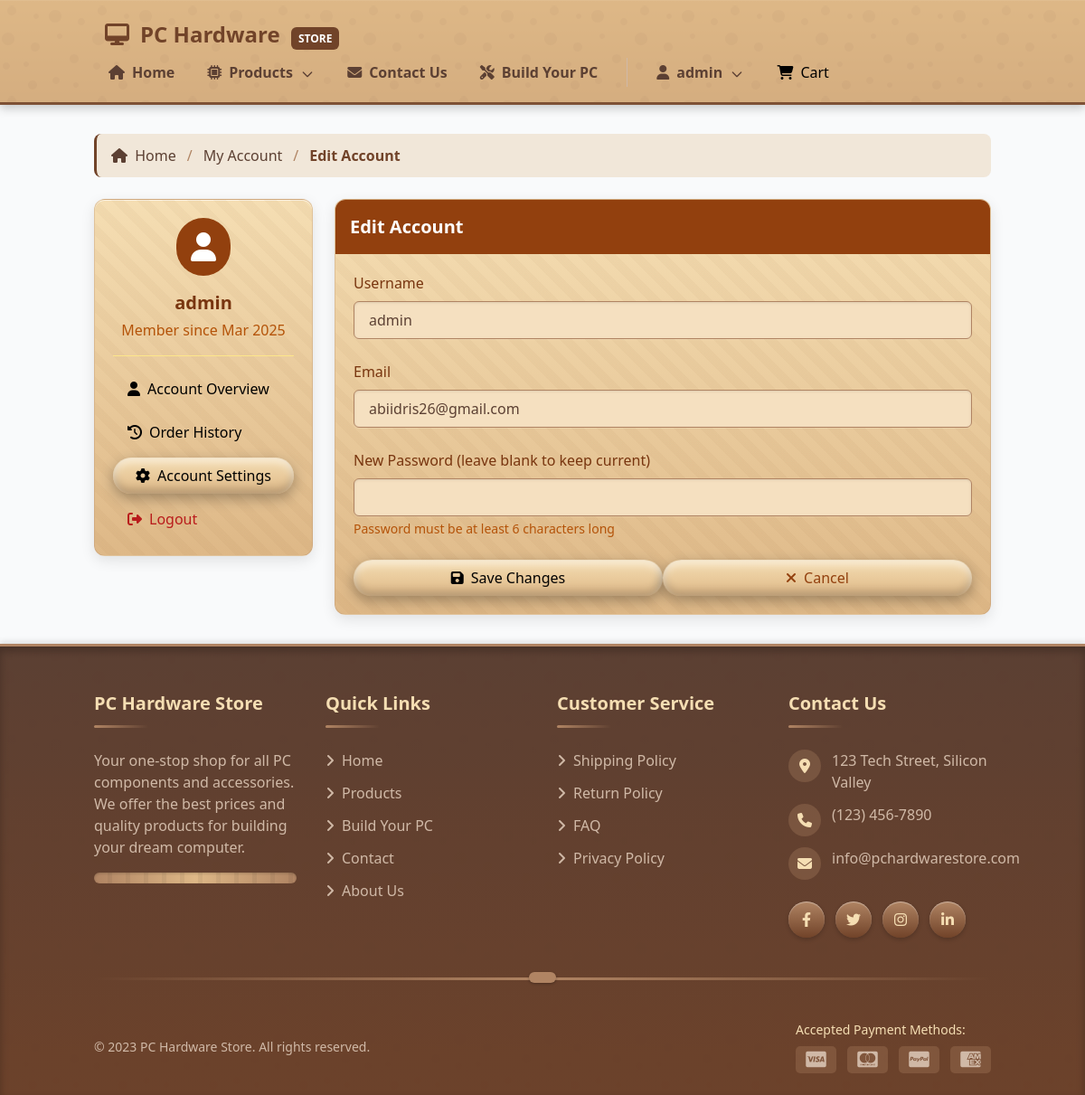
Screenshot of /edit_account.php (signed in) with the database file from the repository.
### tables this page shows
CREATE TABLE `users` (
  `id` int(11) NOT NULL,
  `username` varchar(50) NOT NULL,
  `email` varchar(100) NOT NULL,
  `password` varchar(255) NOT NULL,
  `created_at` timestamp NOT NULL DEFAULT current_timestamp(),
  `role` enum('user','admin') DEFAULT 'user',
  `active` tinyint(1) DEFAULT 1
);

### edit_account.php (the view, shortened to what this page needs)
<?php
require_once 'includes/db.php';
require_once 'includes/header.php';
$stmt = $pdo->prepare("SELECT * FROM users WHERE id = ?");
$stmt->execute([$_SESSION['user_id']]);
$user = $stmt->fetch(PDO::FETCH_ASSOC);
?>
<div class="container mx-auto px-4 py-8">
    <div class="wood-breadcrumbs mb-6">
        <div class="wood-breadcrumb-item">
            <a href="index.php"><i class="fas fa-home mr-1"></i> Home</a>
        </div>
        <div class="wood-breadcrumb-item">
            <a href="my_account.php">My Account</a>
        </div>
        <div class="wood-breadcrumb-item active">
            Edit Account
        </div>
    </div>
    <div class="flex flex-col md:flex-row gap-6">
        <div class="w-full md:w-1/4">
            <div class="wood-card overflow-hidden">
                <div class="wooden-texture-overlay"></div>
                <div class="p-5 text-center relative z-10">
                    <div class="mb-4 mx-auto">
                        <span class="bg-amber-800 rounded-full p-4 text-white inline-flex items-center justify-center">
                            <i class="fas fa-user fa-2x"></i>
                        </span>
                    </div>
                    <h5 class="text-xl font-bold text-amber-900 mb-1"><?= htmlspecialchars($user['username']) ?></h5>
                    <p class="text-amber-700">Member since <?= date('M Y', strtotime($user['created_at'])) ?></p>
                    <hr class="my-4 border-amber-200">
                    <ul class="nav flex-col space-y-2">
                        <li class="nav-item">
                            <a class="wood-nav-link w-full py-2 px-4 flex items-center hover:bg-amber-100 transition-colors rounded" href="my_account.php">
                                <i class="fas fa-user mr-2"></i> Account Overview
                            </a>
                        </li>
                        <li class="nav-item">
                            <a class="wood-nav-link w-full py-2 px-4 flex items-center hover:bg-amber-100 transition-colors rounded" href="order_history.php">
                                <i class="fas fa-history mr-2"></i> Order History
                            </a>
                        </li>
                        <li class="nav-item">
                            <a class="wooden-cart-button w-full py-2 px-4 flex items-center" href="edit_account.php">
                                <i class="fas fa-cog mr-2"></i> Account Settings
                            </a>
                        </li>
                        <li class="nav-item">
                            <a class="wood-nav-link w-full py-2 px-4 flex items-center hover:bg-red-100 text-red-700 transition-colors rounded" href="logout.php">
                                <i class="fas fa-sign-out-alt mr-2"></i> Logout
                            </a>
                        </li>
                    </ul>
                </div>
            </div>
        </div>
        <div class="w-full md:w-3/4">
            <div class="wood-card overflow-hidden">
                <div class="relative z-10">
                    <div class="p-4 bg-amber-800 text-white">
                        <h4 class="text-xl font-bold mb-0">Edit Account</h4>
                    </div>
                    <div class="p-5">
                        <form method="POST">
                            <div class="mb-6">
                                <label for="username" class="wood-label block text-amber-900 font-medium mb-2">Username</label>
                                <input type="text" class="wood-input w-full px-4 py-2 rounded-md focus:ring focus:ring-amber-200"
                                       id="username" name="username" value="<?= htmlspecialchars($user['username']) ?>" required>
                            </div>
                            <div class="mb-6">
                                <label for="email" class="wood-label block text-amber-900 font-medium mb-2">Email</label>
                                <input type="email" class="wood-input w-full px-4 py-2 rounded-md focus:ring focus:ring-amber-200"
                                       id="email" name="email" value="<?= htmlspecialchars($user['email']) ?>" required>
                            </div>
                            <div class="mb-6">
                                <label for="password" class="wood-label block text-amber-900 font-medium mb-2">New Password (leave blank to keep current)</label>
                                <input type="password" class="wood-input w-full px-4 py-2 rounded-md focus:ring focus:ring-amber-200"
                                       id="password" name="password">
                                <p class="text-sm text-amber-700 mt-1">Password must be at least 6 characters long</p>
                            </div>
                            <div class="flex justify-between items-center">
                                <button type="submit" class="wooden-cart-button px-4 py-2 inline-flex items-center bg-amber-800">
                                    <i class="fas fa-save mr-2"></i> Save Changes
                                </button>
                                <a href="my_account.php" class="wooden-cart-button px-4 py-2 inline-flex items-center bg-amber-100 hover:bg-amber-200 text-amber-800">
                                    <i class="fas fa-times mr-2"></i> Cancel
                                </a>
                            </div>
                        </form>
                    </div>
                </div>
            </div>
        </div>
    </div>
</div>
<?php require_once 'includes/footer.php'; ?>

### assets/css/style.css (style rules this page uses)
:root { --wood-dark: #5c4033; --wood-medium: #714329; --wood-light: #b08463; --wood-lighter: #deb887; --wood-lightest: #f5deb3; --wood-tan: #f5e0c0; --wood-accent: #c19a6b; --text-dark: #5c4033; --text-light: #f5deb3; --shadow-sm: 0 2px 4px rgba(0, 0, 0, 0.1); --shadow-md: 0 5px 15px rgba(0, 0, 0, 0.1); --shadow-lg: 0 10px 25px rgba(0, 0, 0, 0.15); --transition-fast: all 0.2s ease; --transition-normal: all 0.3s ease; --transition-smooth: all 0.4s cubic-bezier(0.175, 0.885, 0.32, 1.275); --radius-sm: 4px; --radius-md: 8px; --radius-lg: 12px; --radius-xl: 25px; }
.wooden-cart-button { position: relative; display: inline-flex; align-items: center; padding: 15px 30px; border: none; background: linear-gradient(to bottom, var(--wood-lightest), var(--wood-lighter)); border-radius: var(--radius-xl); box-shadow: inset 0 5px 10px rgba(255, 255, 255, 0.5), inset 0 -5px 10px rgba(0, 0, 0, 0.2), 0 5px 15px rgba(0, 0, 0, 0.3); cursor: pointer; transition: var(--transition-smooth); transform: perspective(500px) rotateX(5deg); transform-style: preserve-3d; width: 100%; justify-content: center; }
.wooden-cart-button::before { content: ""; position: absolute; inset: 0; background: linear-gradient( 45deg, rgba(139, 90, 43, 0.1) 25%, transparent 25%, transparent 75%, rgba(139, 90, 43, 0.1) 75% ); background-size: 10px 10px; opacity: 0.5; border-radius: var(--radius-xl); transition: var(--transition-normal); transform: translateZ(-1px); }
input.wood-input { background-color: var(--wood-tan); border: 1px solid var(--wood-light); box-shadow: inset 0 1px 3px rgba(0, 0, 0, 0.1), 0 1px 0 rgba(255, 255, 255, 0.1); color: var(--wood-dark); }
.wooden-texture-overlay { position: absolute; top: 0; left: 0; right: 0; bottom: 0; background-image: repeating-linear-gradient( 45deg, transparent, transparent 10px, rgba(139, 90, 43, 0.05) 10px, rgba(139, 90, 43, 0.05) 20px ); opacity: 0.5; z-index: 0; pointer-events: none; }
.wood-card { background: linear-gradient(to bottom, #f5deb3, #deb887); border-radius: 12px; box-shadow: 0 5px 15px rgba(0, 0, 0, 0.1), inset 0 1px 0 rgba(255, 255, 255, 0.6); overflow: hidden; transition: all 0.3s ease; border: 1px solid rgba(176, 132, 99, 0.3); position: relative; }
.wood-card:before { content: ''; position: absolute; top: 0; left: 0; right: 0; bottom: 0; background-image: repeating-linear-gradient( 45deg, transparent, transparent 10px, rgba(139, 90, 43, 0.03) 10px, rgba(139, 90, 43, 0.03) 20px ); opacity: 0.5; z-index: 0; }
.wood-label { display: block; color: #5c4033; font-weight: 600; margin-bottom: 0.5rem; }
.wood-input { width: 100%; padding: 0.75rem 1rem; background-color: var(--wood-tan); border: 1px solid var(--wood-light); border-radius: var(--radius-md); color: var(--wood-dark); box-shadow: inset 0 1px 3px rgba(0, 0, 0, 0.1), 0 1px 0 rgba(255, 255, 255, 0.1); transition: var(--transition-normal); }
.wood-breadcrumbs { display: flex; flex-wrap: wrap; margin-bottom: 2rem; align-items: center; padding: 0.75rem 1rem; background: rgba(222, 184, 135, 0.3); border-radius: var(--radius-md); border-left: 3px solid var(--wood-medium); }
.wood-breadcrumb-item { display: flex; align-items: center; color: var(--wood-medium); }
.wood-breadcrumb-item:not(:last-child):after { content: '/'; margin: 0 0.75rem; color: var(--wood-light); }
.wood-breadcrumb-item a { color: var(--wood-dark); font-weight: 500; transition: var(--transition-fast); }
.wood-breadcrumb-item.active { font-weight: 700; color: var(--wood-medium); }

### rows the page displays
users: username "admin", created_at "Mar 2025", email "abiidris26@gmail.com"

### other values shown
$_SESSION['username'] "admin"
